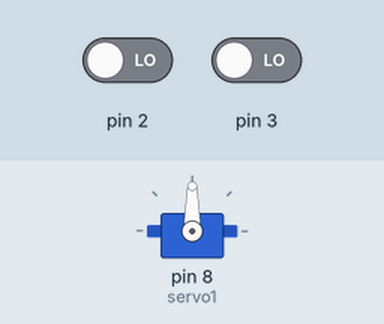
This sketch was run on a simulated Arduino Uno, built with avr-gcc and run on an emulated ATmega328P. Shown: servo. The inputs (shaded band) are chosen by the test bench; at power-on: pin 2 LOW, pin 3 LOW.

Above: at 1.2 s.
1.3 s: pin 2 driven HIGH
At 3.9 s:
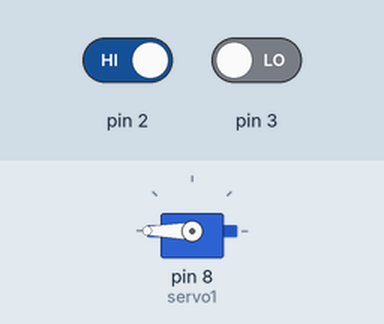
4.3 s: pin 3 driven HIGH
At 5.1 s:
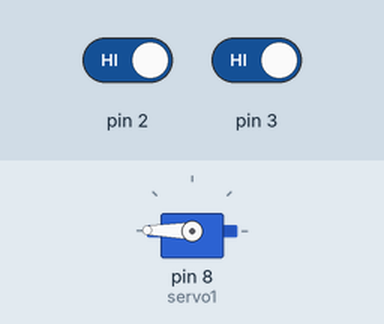
5.8 s: pin 2 driven LOW
At 9.7 s:
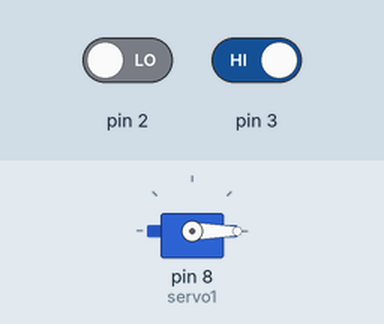
Timing chart, 0 to 11.2 s (numbered marks = the images above; inputs shaded):
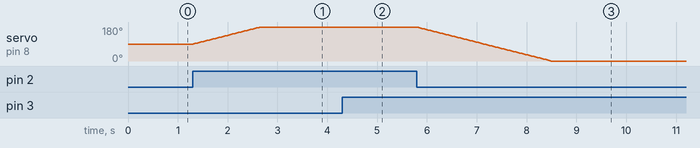

Measured:
- after the input at 1.3 s, servo on pin 8 (servo1): moves from 90° to 180° over 1.3 s, starting at once
- after the input at 4.3 s, servo on pin 8 (servo1): 180° → 179° at once
- after the input at 5.8 s, servo on pin 8 (servo1): moves from 179° to 0° over 2.7 s, starting at once

The sketch:

tema7_Servomotores_moverCon2Botones.ino
```cpp
#include <Servo.h>

Servo servo1;

// dos botones, cuando se pulsa uno el motor gira hacia un sentido, y cuando se pulsael otro boton gira hacia el otro sentido

int posicion;

void setup() {
  servo1.attach(8);
  pinMode(2, INPUT);
  pinMode(3, INPUT);
  posicion = 90;
}

void loop() {

  if (digitalRead(2) == HIGH) {
    if (posicion < 180)
      posicion++;
  }
  if (digitalRead(3) == HIGH) {
    if (posicion > 0)
      posicion--;

  }
  servo1.write(posicion);
  delay(15);
}
```
